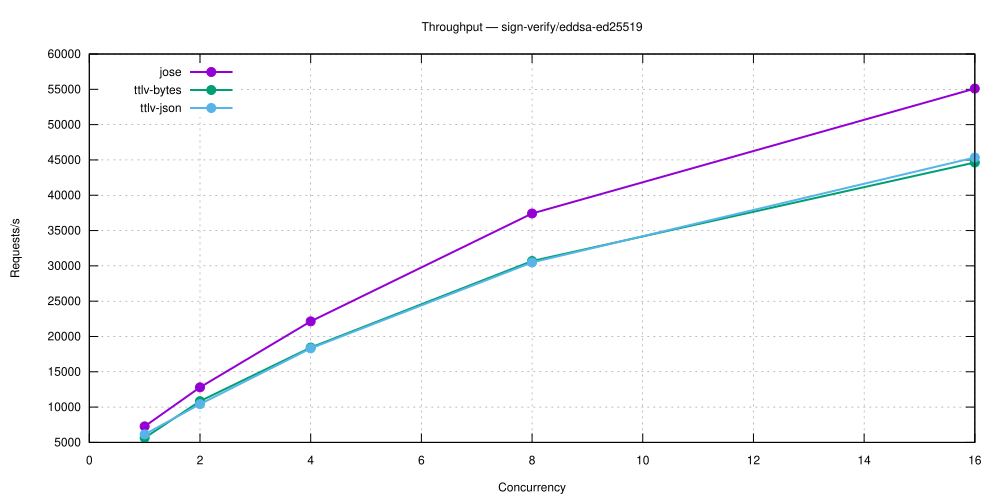

Here is the gnuplot script that generated this plot:
set terminal svg size 1000,500 enhanced font 'Helvetica,12'
set output 'sign-verify_eddsa-ed25519.svg'
set title 'Throughput — sign-verify/eddsa-ed25519'
set grid
set xlabel 'Concurrency'
set ylabel 'Requests/s'
set key top left
plot 'sign-verify_eddsa-ed25519-5.27.0-jose.dat' using 1:2 with linespoints lw 2 pt 7 title 'jose', \
     'sign-verify_eddsa-ed25519-5.27.0-ttlv-bytes.dat' using 1:2 with linespoints lw 2 pt 7 title 'ttlv-bytes', \
     'sign-verify_eddsa-ed25519-5.27.0-ttlv-json.dat' using 1:2 with linespoints lw 2 pt 7 title 'ttlv-json'
